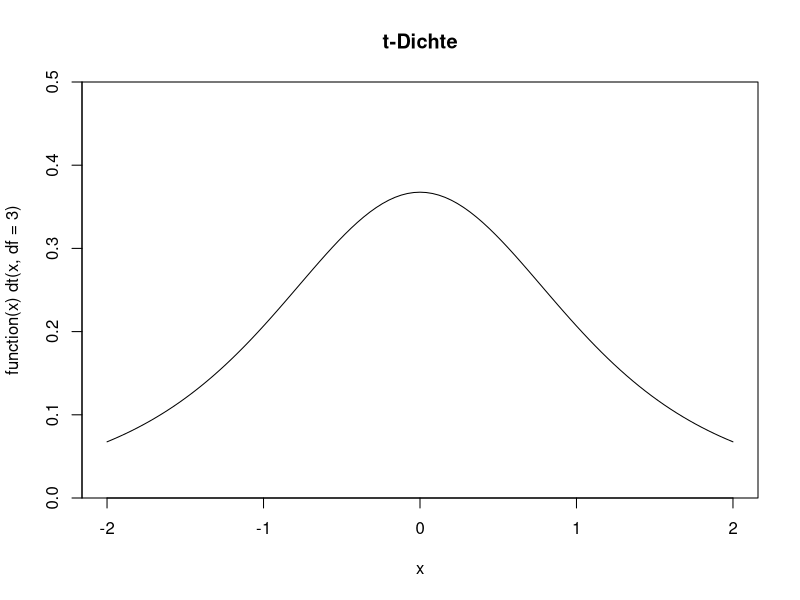
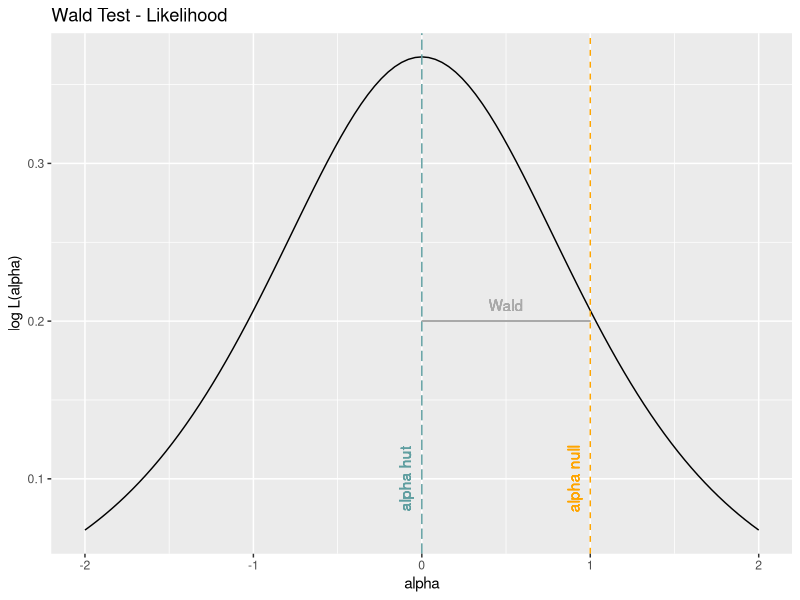

R code for these plots, in order:
plot(function(x) dt(x, df = 3), -2, 2, ylim = c(0, 0.5),
     main = "t-Dichte", yaxs = "i")

library(ggplot2)

ggplot(data.frame(x=c(-2:2)), aes(x)) +
  labs(title="Wald Test - Likelihood") + 
  xlab("alpha") +
  ylab("log L(alpha)") +
  stat_function(fun=dt, args=list(3)) +
  geom_vline(xintercept=0, linetype=5, colour="cadetblue") +
  geom_vline(xintercept=1, linetype=2, colour="orange") +
  geom_segment(aes(x=0,xend=1,y=0.2,yend=0.2), colour="darkgrey") +
  geom_text(aes(x=-0.1, label="alpha hut", y=0.1), colour="cadetblue", angle=90) +
  geom_text(aes(x=0.9, label="alpha null", y=0.1), colour="orange", angle=90) +
  geom_text(aes(x=0.5, label="Wald", y=0.21), colour="darkgrey")
  